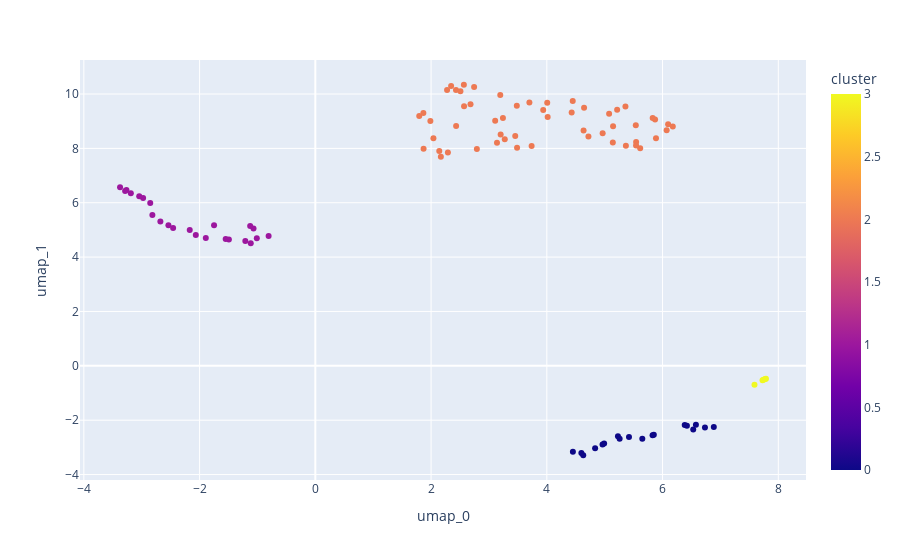

Source (notebook cell):
### Code cell
# clustering with (H)DBSCAN

clusterer = DBSCAN(eps=0.8)
clusterer.fit(df[[col for col in df.columns if "umap" in col]])
df["cluster"] = clusterer.labels_

# viz
fig = px.scatter(df, x="umap_0", y="umap_1", hover_data="title", color="cluster")
fig.show()

### Figure 1 — Plotly figure (JSON) as saved in the notebook; plotly's stock layout.template omitted (floating-point values rounded to 4 significant figures)
{"data": [{"customdata": [["Enhancing Network Management Using Code Generated by Large Language Models"], ["A Large Language Model Enhanced Conversational Recommender System"], ["Improving Zero-Shot Text Matching for Financial Auditing with Large Language Models"], ["Assessing Student Errors in Experimentation Using Artificial Intelligence and Large Language Models: A Comparative Study with Human Raters"], ["Learning to Guide Human Experts via Personalized Large Language Models"], ["Evidence of Human-Like Visual-Linguistic Integration in Multimodal Large Language Models During Predictive Language Processing"], ["Large Language Models in Cryptocurrency Securities Cases: Can ChatGPT Replace Lawyers?"], ["Large Language Models for Telecom: Forthcoming Impact on the Industry"], ["BOLAA: Benchmarking and Orchestrating LLM-augmented Autonomous Agents"], ["You Only Prompt Once: On the Capabilities of Prompt Learning on Large Language Models to Tackle Toxic Content"], ["A Preliminary Evaluation of LLM-Based Fault Localization"], ["LLM As DBA"], ["Enhancing Trust in LLM-Based AI Automation Agents: New Considerations and Future Challenges"], ["Trustworthy LLMs: a Survey and Guideline for Evaluating Large Language Models' Alignment"], ["WeaverBird: Empowering Financial Decision-Making with Large Language Model, Knowledge Base, and Search Engine"], ["RTLLM: An Open-Source Benchmark for Design RTL Generation with Large Language Model"], ["Metacognitive Prompting Improves Understanding in Large Language Models"], ["Fixing Rust Compilation Errors using LLMs"], ["LayoutLLM-T2I: Eliciting Layout Guidance from LLM for Text-to-Image Generation"], ["An Empirical Study on Using Large Language Models to Analyze Software Supply Chain Security Failures"], ["Extrapolating Large Language Models to Non-English by Aligning Languages"], ["LLMeBench: A Flexible Framework for Accelerating LLMs Benchmarking"], ["Integrating large language models and active inference to understand eye movements in reading and dyslexia"], ["Evaluating the Generation Capabilities of Large Chinese Language Models"], ["Adaptive Intellect Unleashed: The Feasibility of Knowledge Transfer in Large Language Models"], ["Universal Fuzzing via Large Language Models"], ["A Comparative Study of Open-Source Large Language Models, GPT-4 and Claude 2: Multiple-Choice Test Taking in Nephrology"], ["Sci-CoT: Leveraging Large Language Models for Enhanced Knowledge Distillation in Small Models for Scientific QA"], ["Benchmarking LLM powered Chatbots: Methods and Metrics"], ["Accelerating LLM Inference with Staged Speculative Decoding"], ["Learning Evaluation Models from Large Language Models for Sequence Generation"], ["Comparing Color Similarity Structures between Humans and LLMs via Unsupervised Alignment"], ["Cumulative Reasoning with Large Language Models"], ["AutoPCF: Efficient Product Carbon Footprint Accounting with Large Language Models"], ["Large Language Model Prompt Chaining for Long Legal Document Classification"], ["DataTales: Investigating the use of Large Language Models for Authoring Data-Driven Articles"], ["Gentopia: A Collaborative Platform for Tool-Augmented LLMs"], ["AgentSims: An Open-Source Sandbox for Large Language Model Evaluation"], ["Continual Pre-Training of Large Language Models: How to (re)warm your model?"], ["NEOLAF, an LLM-powered neural-symbolic cognitive architecture"], ["Simple synthetic data reduces sycophancy in large language models"], ["Evaluating and Explaining Large Language Models for Code Using Syntactic Structures"], ["Extracting detailed oncologic history and treatment plan from medical oncology notes with large language models"], ["\"Do Anything Now\": Characterizing and Evaluating In-The-Wild Jailbreak Prompts on Large Language Models"], ["AgentBench: Evaluating LLMs as Agents"], ["Emotionally Numb or Empathetic? Evaluating How LLMs Feel Using EmotionBench"], ["Mondrian: Prompt Abstraction Attack Against Large Language Models for Cheaper API Pricing"], ["Zhongjing: Enhancing the Chinese Medical Capabilities of Large Language Model through Expert Feedback and Real-world Multi-turn Dialogue"], ["TPTU: Task Planning and Tool Usage of Large Language Model-based AI Agents"], ["Heterogeneous Knowledge Fusion: A Novel Approach for Personalized Recommendation via LLM"], ["Quantifying the Impact of Large Language Models on Collective Opinion Dynamics"], ["LoRA-FA: Memory-efficient Low-rank Adaptation for Large Language Models Fine-tuning"], ["Studying Large Language Model Generalization with Influence Functions"], ["UniversalNER: Targeted Distillation from Large Language Models for Open Named Entity Recognition"], ["Automatically Correcting Large Language Models: Surveying the landscape of diverse self-correction strategies"], ["Understanding the Effectiveness of Large Language Models in Code Translation"], ["Embedding-based Retrieval with LLM for Effective Agriculture Information Extracting from Unstructured Data"], ["LARCH: Large Language Model-based Automatic Readme Creation with Heuristics"], ["Pre-Trained Large Language Models for Industrial Control"], ["SAPIEN: Affective Virtual Agents Powered by Large Language Models"], ["LLM is Like a Box of Chocolates: the Non-determinism of ChatGPT in Code Generation"], ["EduChat: A Large-Scale Language Model-based Chatbot System for Intelligent Education"], ["Legal Summarisation through LLMs: The PRODIGIT Project"], ["Scaling Clinical Trial Matching Using Large Language Models: A Case Study in Oncology"], ["The Unequal Opportunities of Large Language Models: Revealing Demographic Bias through Job Recommendations"], ["Improving Requirements Completeness: Automated Assistance through Large Language Models"], ["From Prompt Injections to SQL Injection Attacks: How Protected is Your LLM-Integrated Web Application?"], ["Reasoning in Large Language Models Through Symbolic Math Word Problems"], ["Wider and Deeper LLM Networks are Fairer LLM Evaluators"], ["ClassEval: A Manually-Crafted Benchmark for Evaluating LLMs on Class-level Code Generation"], ["The Capability of Large Language Models to Measure Psychiatric Functioning"], ["Scaling Relationship on Learning Mathematical Reasoning with Large Language Models"], ["Does Correction Remain An Problem For Large Language Models?"], ["Supply chain emission estimation using large language models"], ["Local Large Language Models for Complex Structured Medical Tasks"], ["Baby's CoThought: Leveraging Large Language Models for Enhanced Reasoning in Compact Models"], ["Large Language Model Displays Emergent Ability to Interpret Novel Literary Metaphors"], ["OpenFlamingo: An Open-Source Framework for Training Large Autoregressive Vision-Language Models"], ["ELIXR: Towards a general purpose X-ray artificial intelligence system through alignment of large language models and radiology vision encoders"], ["XSTest: A Test Suite for Identifying Exaggerated Safety Behaviours in Large Language Models"], ["Evaluating Instruction-Tuned Large Language Models on Code Comprehension and Generation"], ["Towards Understanding the Capability of Large Language Models on Code Clone Detection: A Survey"], ["LLMs Understand Glass-Box Models, Discover Surprises, and Suggest Repairs"], ["LISA: Reasoning Segmentation via Large Language Model"], ["CodeBPE: Investigating Subtokenization Options for Large Language Model Pretraining on Source Code"], ["Tool Documentation Enables Zero-Shot Tool-Usage with Large Language Models"], ["Structural Embeddings of Tools for Large Language Models"], ["SelfCheck: Using LLMs to Zero-Shot Check Their Own Step-by-Step Reasoning"], ["Ethical Considerations and Policy Implications for Large Language Models: Guiding Responsible Development and Deployment"], ["Skills-in-Context Prompting: Unlocking Compositionality in Large Language Models"], ["The Hitchhiker's Guide to Program Analysis: A Journey with Large Language Models"], ["A Composable Just-In-Time Programming Framework with LLMs and FBP"], ["Generative Models as a Complex Systems Science: How can we make sense of large language model behavior?"], ["Predicting Perfect Quality Segments in MT Output with Fine-Tuned OpenAI LLM: Is it possible to capture editing distance patterns from historical data?"], ["Virtual Prompt Injection for Instruction-Tuned Large Language Models"], ["HAGRID: A Human-LLM Collaborative Dataset for Generative Information-Seeking with Attribution"], ["Getting from Generative AI to Trustworthy AI: What LLMs might learn from Cyc"], ["ToolLLM: Facilitating Large Language Models to Master 16000+ Real-world APIs"], ["Ontology engineering with Large Language Models"], ["Large Language Models for Education: Grading Open-Ended Questions Using ChatGPT"]], "hovertemplate": "umap_0=%{x}<br>umap_1=%{y}<br>title=%{customdata[0]}<br>cluster=%{marker.color}<extra></extra>", "legendgroup": "", "marker": {"color": [0, 1, 2, 2, 2, 1, 0, 2, 2, 1, 0, 0, 0, 1, 2, 0, 2, 2, 2, 0, 3, 2, 2, 2, 2, 1, 1, 2, 2, 2, 2, 2, 2, 2, 2, 2, 0, 2, 0, 2, 3, 1, 1, 0, 2, 1, 1, 2, 0, 2, 1, 2, 3, 1, 0, 1, 0, 2, 2, 2, 1, 2, 2, 0, 0, 1, 0, 2, 1, 1, 2, 0, 2, 2, 2, 2, 1, 2, 1, 2, 2, 3, 2, 3, 2, 1, 2, 2, 2, 1, 2, 2, 0, 2, 1, 2, 2, 1, 2, 2], "coloraxis": "coloraxis", "symbol": "circle"}, "mode": "markers", "name": "", "orientation": "v", "showlegend": false, "type": "scatter", "x": [6.53, -2.17, 4.015, 5.359, 3.699, -2.976, 5.229, 4.719, 5.543, -1.549, 4.597, 4.629, 6.421, -1.75, 1.988, 4.99, 5.366, 4.43, 5.613, 5.828, 7.727, 5.871, 5.077, 3.482, 1.796, -3.374, -2.458, 1.867, 5.542, 2.791, 5.537, 5.145, 4.448, 4.007, 5.215, 3.737, 6.733, 4.644, 5.65, 3.486, 7.772, -3.043, -2.677, 5.849, 4.965, -2.853, -1.893, 1.871, 6.576, 3.139, -2.816, 5.886, 7.589, -2.538, 4.835, -3.264, 5.258, 5.829, 6.177, 3.274, -1.494, 2.169, 3.454, 5.42, 4.963, -1.068, 4.451, 6.071, -3.287, -2.066, 4.635, 6.383, 3.938, 5.141, 6.096, 2.291, -1.126, 3.202, -1.21, 2.04, 2.567, 7.744, 2.346, 7.787, 2.142, -1.011, 2.681, 2.43, 3.242, -0.8073, 2.57, 2.433, 6.885, 2.507, -1.116, 2.743, 2.277, -3.188, 3.108, 3.196], "xaxis": "x", "y": [-2.341, 4.997, 9.156, 9.537, 9.688, 6.177, -2.593, 8.439, 8.233, 4.666, -3.21, -3.29, -2.203, 5.174, 9.008, -2.862, 8.095, 9.315, 8.008, -2.557, -0.5333, 9.062, 9.27, 9.565, 9.195, 6.571, 5.074, 9.304, 8.107, 7.978, 8.849, 8.817, 9.747, 9.679, 9.418, 8.086, -2.273, 9.495, -2.687, 8.022, -0.4886, 6.234, 5.314, -2.539, 8.552, 5.987, 4.7, 7.984, -2.165, 8.207, 5.545, 8.37, -0.7005, 5.171, -3.034, 6.468, -2.684, 9.119, 8.801, 8.338, 4.648, 7.695, 8.457, -2.622, -2.897, 5.055, -3.163, 8.665, 6.434, 4.809, 8.657, -2.174, 9.409, 8.214, 8.89, 7.845, 5.143, 8.512, 4.59, 8.369, 10.34, -0.5146, 10.29, -0.4731, 7.904, 4.698, 9.626, 10.15, 9.114, 4.779, 9.553, 8.819, -2.252, 10.1, 4.507, 10.26, 10.15, 6.346, 9.017, 9.967], "yaxis": "y"}], "layout": {"coloraxis": {"colorbar": {"title": {"text": "cluster"}}, "colorscale": [[0, "#0d0887"], [0.1111, "#46039f"], [0.2222, "#7201a8"], [0.3333, "#9c179e"], [0.4444, "#bd3786"], [0.5556, "#d8576b"], [0.6667, "#ed7953"], [0.7778, "#fb9f3a"], [0.8889, "#fdca26"], [1, "#f0f921"]]}, "legend": {"tracegroupgap": 0}, "margin": {"t": 60}, "xaxis": {"anchor": "y", "domain": [0, 1], "title": {"text": "umap_0"}}, "yaxis": {"anchor": "x", "domain": [0, 1], "title": {"text": "umap_1"}}}}
